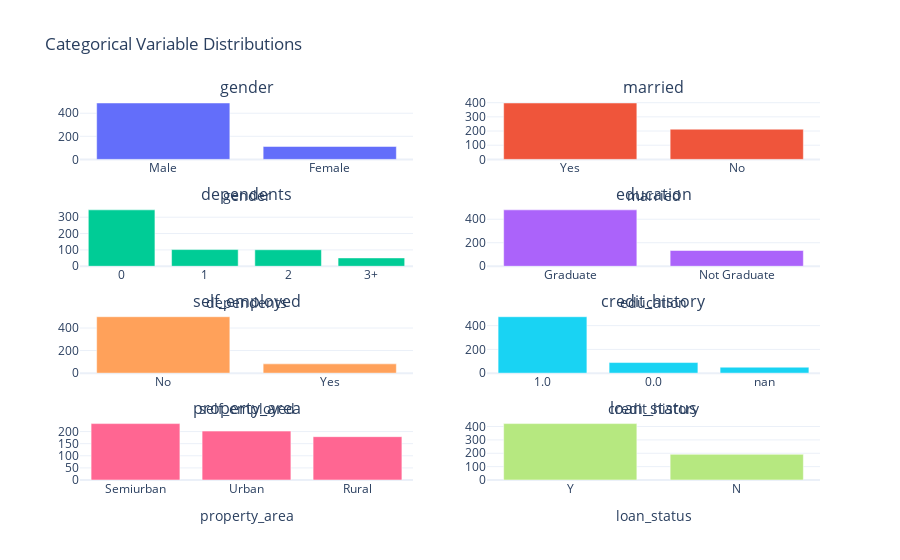

Here is the notebook cell this chart was saved with:
### Code cell
import pandas as pd
import plotly.graph_objects as go
from plotly.subplots import make_subplots

num_cols = 2
num_rows = (len(df_categorical.columns) + num_cols - 1) // num_cols

fig = make_subplots(rows=num_rows, cols=num_cols, subplot_titles=df_categorical.columns)

for i, column in enumerate(df_categorical.columns):
    row = i // num_cols + 1
    col = i % num_cols + 1
    counts = df_categorical[column].value_counts()
    trace = go.Bar(x=counts.index, y=counts.values, name=column, )
    fig.add_trace(trace, row=row, col=col)

fig.update_layout(
    title='Categorical Variable Distributions',
    height=800,
    showlegend=False,
    template='plotly_white'
)

for i, column in enumerate(df_categorical.columns):
    fig.update_xaxes(title_text=column, row=i // num_cols + 1, col=i % num_cols + 1)

fig.show()

### Figure 1 — Plotly figure (JSON) as saved in the notebook; plotly's stock layout.template omitted (floating-point values rounded to 4 significant figures)
{"data": [{"name": "gender", "type": "bar", "x": ["Male", "Female"], "xaxis": "x", "y": [489, 112], "yaxis": "y"}, {"name": "married", "type": "bar", "x": ["Yes", "No"], "xaxis": "x2", "y": [398, 213], "yaxis": "y2"}, {"name": "dependents", "type": "bar", "x": ["0", "1", "2", "3+"], "xaxis": "x3", "y": [345, 102, 101, 51], "yaxis": "y3"}, {"name": "education", "type": "bar", "x": ["Graduate", "Not Graduate"], "xaxis": "x4", "y": [480, 134], "yaxis": "y4"}, {"name": "self_employed", "type": "bar", "x": ["No", "Yes"], "xaxis": "x5", "y": [500, 82], "yaxis": "y5"}, {"name": "credit_history", "type": "bar", "x": ["1.0", "0.0", "nan"], "xaxis": "x6", "y": [475, 89, 50], "yaxis": "y6"}, {"name": "property_area", "type": "bar", "x": ["Semiurban", "Urban", "Rural"], "xaxis": "x7", "y": [233, 202, 179], "yaxis": "y7"}, {"name": "loan_status", "type": "bar", "x": ["Y", "N"], "xaxis": "x8", "y": [422, 192], "yaxis": "y8"}], "layout": {"annotations": [{"font": {"size": 16}, "showarrow": false, "text": "gender", "x": 0.225, "xanchor": "center", "xref": "paper", "y": 1, "yanchor": "bottom", "yref": "paper"}, {"font": {"size": 16}, "showarrow": false, "text": "married", "x": 0.775, "xanchor": "center", "xref": "paper", "y": 1, "yanchor": "bottom", "yref": "paper"}, {"font": {"size": 16}, "showarrow": false, "text": "dependents", "x": 0.225, "xanchor": "center", "xref": "paper", "y": 0.7188, "yanchor": "bottom", "yref": "paper"}, {"font": {"size": 16}, "showarrow": false, "text": "education", "x": 0.775, "xanchor": "center", "xref": "paper", "y": 0.7188, "yanchor": "bottom", "yref": "paper"}, {"font": {"size": 16}, "showarrow": false, "text": "self_employed", "x": 0.225, "xanchor": "center", "xref": "paper", "y": 0.4375, "yanchor": "bottom", "yref": "paper"}, {"font": {"size": 16}, "showarrow": false, "text": "credit_history", "x": 0.775, "xanchor": "center", "xref": "paper", "y": 0.4375, "yanchor": "bottom", "yref": "paper"}, {"font": {"size": 16}, "showarrow": false, "text": "property_area", "x": 0.225, "xanchor": "center", "xref": "paper", "y": 0.1562, "yanchor": "bottom", "yref": "paper"}, {"font": {"size": 16}, "showarrow": false, "text": "loan_status", "x": 0.775, "xanchor": "center", "xref": "paper", "y": 0.1562, "yanchor": "bottom", "yref": "paper"}], "autosize": true, "showlegend": false, "title": {"text": "Categorical Variable Distributions"}, "xaxis": {"anchor": "y", "autorange": true, "domain": [0, 0.45], "range": [-0.5, 1.5], "title": {"text": "gender"}, "type": "category"}, "xaxis2": {"anchor": "y2", "autorange": true, "domain": [0.55, 1], "range": [-0.5, 1.5], "title": {"text": "married"}, "type": "category"}, "xaxis3": {"anchor": "y3", "autorange": true, "domain": [0, 0.45], "range": [-0.5, 3.5], "title": {"text": "dependents"}, "type": "category"}, "xaxis4": {"anchor": "y4", "autorange": true, "domain": [0.55, 1], "range": [-0.5, 1.5], "title": {"text": "education"}, "type": "category"}, "xaxis5": {"anchor": "y5", "autorange": true, "domain": [0, 0.45], "range": [-0.5, 1.5], "title": {"text": "self_employed"}, "type": "category"}, "xaxis6": {"anchor": "y6", "autorange": true, "domain": [0.55, 1], "range": [-0.5, 2.5], "title": {"text": "credit_history"}, "type": "category"}, "xaxis7": {"anchor": "y7", "autorange": true, "domain": [0, 0.45], "range": [-0.5, 2.5], "title": {"text": "property_area"}, "type": "category"}, "xaxis8": {"anchor": "y8", "autorange": true, "domain": [0.55, 1], "range": [-0.5, 1.5], "title": {"text": "loan_status"}, "type": "category"}, "yaxis": {"anchor": "x", "autorange": true, "domain": [0.8438, 1], "range": [0, 514.7], "type": "linear"}, "yaxis2": {"anchor": "x2", "autorange": true, "domain": [0.8438, 1], "range": [0, 418.9], "type": "linear"}, "yaxis3": {"anchor": "x3", "autorange": true, "domain": [0.5625, 0.7188], "range": [0, 363.2], "type": "linear"}, "yaxis4": {"anchor": "x4", "autorange": true, "domain": [0.5625, 0.7188], "range": [0, 505.3], "type": "linear"}, "yaxis5": {"anchor": "x5", "autorange": true, "domain": [0.2812, 0.4375], "range": [0, 526.3], "type": "linear"}, "yaxis6": {"anchor": "x6", "autorange": true, "domain": [0.2812, 0.4375], "range": [0, 500], "type": "linear"}, "yaxis7": {"anchor": "x7", "autorange": true, "domain": [0, 0.1562], "range": [0, 245.3], "type": "linear"}, "yaxis8": {"anchor": "x8", "autorange": true, "domain": [0, 0.1562], "range": [0, 444.2], "type": "linear"}}}
